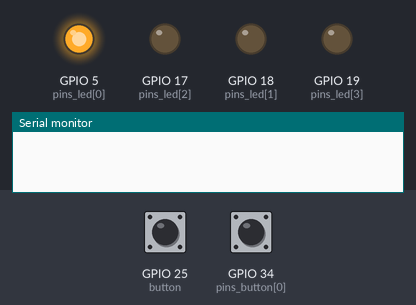
The sketch below on a simulated ESP32. Shown: output pins drawn as LEDs (lit = HIGH), the last lines printed to the serial monitor. Inputs (shaded band) come from the test bench; at power-on: GPIO 25 (button) HIGH, GPIO 34 (pins_button[0]) HIGH. Random numbers use the default seed unless the sketch sets one.

Above: at 0.1 s.
At 1.1 s:
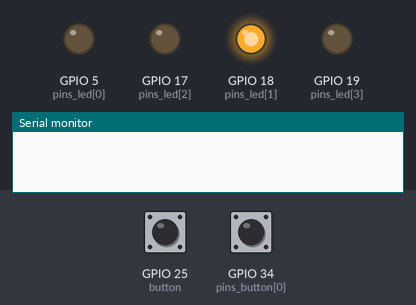
At 2.1 s:
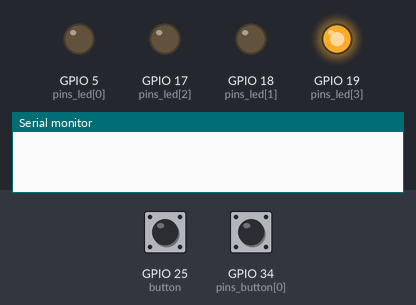
At 4.6 s:
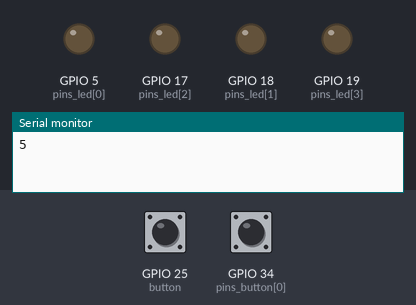
Timing chart, 0 to 6.1 s (numbered marks = the images above):
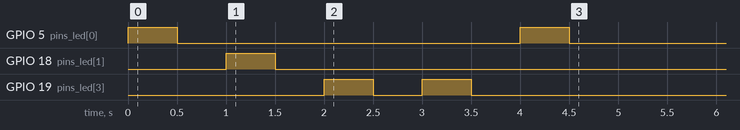

Measured:
- by itself, GPIO 5 (pins_led[0]): alternates HIGH for 0.50 s and LOW for 3.5 s, 4 changes in all, then stays LOW
- by itself, GPIO 18 (pins_led[1]): LOW → HIGH at 1.0 s, → LOW 0.50 s later
- by itself, GPIO 19 (pins_led[3]): alternates HIGH for 0.50 s and LOW for 0.50 s, 4 changes in all, then stays LOW

The sketch:

SimonsGameJogo.ino
```cpp
const int pins_led[] = {5, 18, 17, 19};
const int pins_button[] = {34, 35, 32, 33};
String salvarSequencia = "";
String listaVerifica = "";
int sequencia[4] = {};
int button = 25;

void setup() {
  for (int i = 0; i < 4; i++) {
    pinMode(pins_led[i], OUTPUT);
    pinMode(pins_button[i], INPUT_PULLUP);
  }
  pinMode(button, INPUT_PULLUP);
  Serial.begin(9600);
  randomSeed(analogRead(A0));
}

void loop() {
  if (digitalRead(button) == HIGH) {
    game();
  }
}

void randomLed() {
  for (int i = 0; i < 4; i++) {
    sequencia[i] = random(0, 4);
  }
  ascendeLed();
}

void ascendeLed() {
  for (int i = 0; i < 4; i++) {
    digitalWrite(pins_led[sequencia[i]], HIGH);
    delay(500);
    digitalWrite(pins_led[sequencia[i]], LOW);
    delay(500);
  }
  salvarSequencia = ""; // Limpa a sequência salva anteriormente
  for (int i = 0; i < 4; i++) {
    salvarSequencia += String(pins_led[sequencia[i]]);
  }
}

void game() {
  randomLed();
  verifica();
}

void AdicionandoListaButton() {
  for (int i = 0; i < 4; i++) {
    if (digitalRead(pins_button[i]) == HIGH) {
      listaVerifica += String(pins_led[i]);
      digitalWrite(pins_led[i], HIGH);
      delay(500);
      digitalWrite(pins_led[i], LOW);
      Serial.println(listaVerifica);
      while (digitalRead(pins_button[i]) == HIGH);
      break;
    }
  }
}

void verifica() {
  listaVerifica = "";
  while (true) {
    AdicionandoListaButton();
    if (listaVerifica.length() >= salvarSequencia.length()) {
      break;
    }
  }
  if (listaVerifica != salvarSequencia) {
    Serial.println("Fim do jogo. Você perdeu! Aperte o botão a direita para reiniciar o game.");
  } else {
    Serial.println("Você acertou, next...");
    delay(2000);
    game();
  }
}
```
